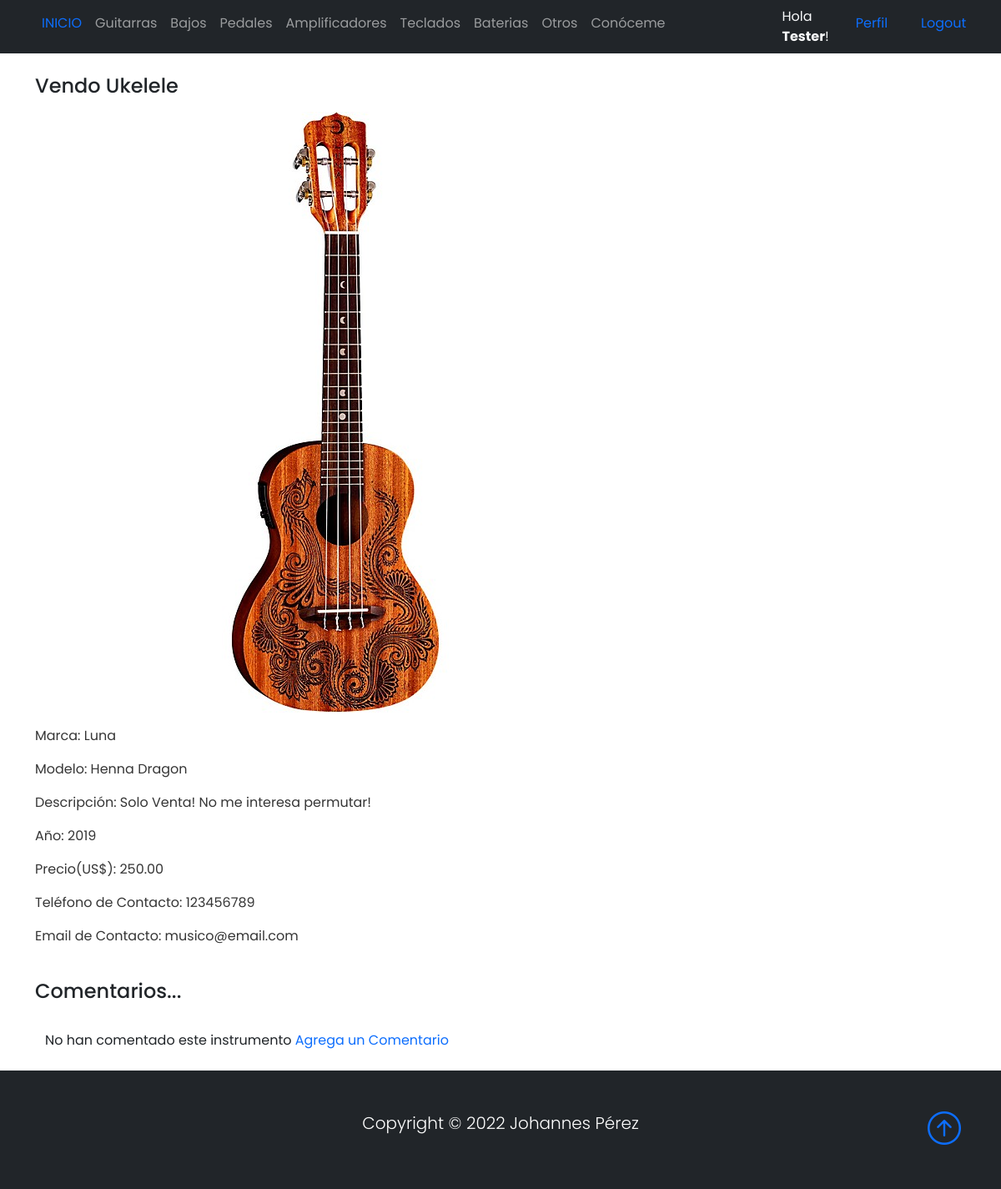
/otroDetalle/74/ (signed in), run on the app's committed database.
### Base/models.py (models this page shows, shortened)
class Instrumento(models.Model):
    instrumentoSeleccion = (
    ('guitarra','Guitarra'),
    ('bajo', 'Bajo'),
    ('pedal','Pedal'),
    ('bateria','Bateria'),
    ('teclado','Teclado'),
    ('amplificador','Amplificador'),
    ('otro', 'Otro'),
    )
    usuario = models.ForeignKey(User, on_delete=models.CASCADE, null=True, blank=True)
    titulo = models.CharField(max_length=200)
    instrumento = models.CharField(max_length=15, choices=instrumentoSeleccion, default='guitarra')
    marca = models.CharField(max_length=40)
    modelo = models.CharField(max_length=40)
    descripcion = models.TextField(null=True, blank=True)
    year = models.IntegerField()
    precio = models.DecimalField(max_digits=10, decimal_places=2)
    fechaPublicacion = models.DateTimeField(auto_now_add=True)
    telefonoContacto = models.IntegerField()
    emailContacto = models.EmailField()
    imagenInstrumento = models.ImageField(null=True, blank=True, upload_to="imagenes/")
    class Meta:
        ordering = ['usuario', '-fechaPublicacion']

### Base/views.py (the view)
# urls.py: path('otroDetalle/<int:pk>/', OtroDetalle.as_view(), name='otro'),
class OtroDetalle(LoginRequiredMixin, DetailView):
    model = Instrumento
    context_object_name = 'otro'
    template_name = 'Base/otroDetalle.html'

### Base/templates/Base/otroDetalle.html (shortened to what this page needs)
{% extends 'Base/home.html' %}
{% block content %}
<br>
<br>
<div class="container">
<p><h4>{{otro.titulo}}</h4></p>
{% if otro.imagenInstrumento %}
    <p><img src="{{otro.imagenInstrumento.url}}" alt=""></p>
{% endif %}
<p>Marca: {{otro.marca}}</p>
<p>Modelo: {{otro.modelo}}</p>
<p>Descripción: {{otro.descripcion}}</p>
<p>Año: {{otro.year}}</p>
<p>Precio(US$): {{otro.precio}}</p>
<p>Teléfono de Contacto: {{otro.telefonoContacto}}</p>
<p>Email de Contacto: {{otro.emailContacto}}</p>
</div>
<br>
<div class="container">
    <h4>Comentarios...</h4>
    <br>
    <div class="container">
    {% if not otro.comentarios.all %}
        No han comentado este instrumento
    {% endif %}
    <a href="{% url 'comentario' otro.pk %}">Agrega un Comentario</a>
    </div>
</div>
<br>
{% endblock %}

### Base/templates/Base/home.html (shortened to what this page needs)
{% load static %}
<!DOCTYPE html>
<html lang="en">
<head>
    <link href="https://cdn.jsdelivr.net/npm/bootstrap@5.0.2/dist/css/bootstrap.min.css" rel="stylesheet"
>
    <link rel="stylesheet" href="https://cdn.jsdelivr.net/npm/bootstrap-icons@1.3.0/font/bootstrap-icons.css">
    <link rel="stylesheet" type="text/css" href="{% static 'style.css' %}">
</head>
<body>
    <nav class="navbar navbar-expand-sm bg-dark navbar-dark py-2 fixed-top">
      <div class="container">
            <div class="collapse navbar-collapse" id="navmenu">
              <ul class="navbar-nav mr-auto">
                <li class="nav-item">
                  <a class="nav-link" href="{% url 'home' %}"><span class="text-primary">INICIO</span></a>
                </li>
                <li class="nav-item">
                  <a class="nav-link" href="{% url 'guitarras' %}">Guitarras</a>
                </li>
                <li class="nav-item">
                  <a class="nav-link" href="{% url 'bajos' %}">Bajos</a>
                </li>
                <li class="nav-item">
                  <a class="nav-link" href="{% url 'pedales' %}">Pedales</a>
                </li>
                <li class="nav-item">
                  <a class="nav-link" href="{% url 'amplificadores' %}">Amplificadores</a>
                </li>
                <li class="nav-item">
                  <a class="nav-link" href="{% url 'teclados' %}">Teclados</a>
                </li>
                <li class="nav-item">
                  <a class="nav-link" href="{% url 'baterias' %}">Baterias</a>
                </li>
                <li class="nav-item">
                  <a class="nav-link" href="{% url 'otros' %}">Otros</a>
                </li>
                <li class="nav-item">
                  <a class="nav-link" href="{% url 'acerca_de_mi' %}">Conóceme</a>
                </li>
                <div class="container"></div>
                <div class="container"></div>
                <div class="container"></div>
                <div class="container"></div>
                <div class="container"></div>
                {% if request.user.is_authenticated %}
                <div class="container">
                <li class="nav-item">
                  <span class="text-light"> Hola <strong>{{request.user.first_name}}</strong>!</span>
                </li>
                </div>
                <div class="container">
                <li class="nav-item">
                  <a class="nav-link" href="{% url 'editar_perfil' %}"><span class="text-primary">Perfil</span></a>
                </li>
                </div>
                <div class="container">
                <li class="nav-item">
                  <a class="nav-link" href="{% url 'logout' %}"><span class="text-primary">Logout</span></a>
                </li>
                </div>
              {% endif %}
           </ul>
          </div>
      </div>
  </nav>
      {% block content %}{% endblock %}
  <footer class="p-5 bg-dark text-white text-center position-relative">
      <div class="container">
          <p class="lead text-white">Copyright &copy; 2022 Johannes Pérez</p>
          <a href="" class="position-absolute bottom-0 end-0 p-5">
              <i class="bi bi-arrow-up-circle h1"></i>
          </a>
      </div>
  </footer>
</body>
</html>

### Base/static/style.css (style rules this page uses)
body { background-color: white; font-family: 'Poppins', 'Nunito', sans-serif; padding-top: 25px; }
a { text-decoration: none; }
li { text-decoration: none; }
p { color: #363636; }

### data on the page
Instrumento: titulo "Vendo Ukelele", imagenInstrumento (picture), marca "Luna", modelo "Henna Dragon", descripcion "Solo Venta! No me interesa permutar!", year "2019", precio "250.00", telefonoContacto "123456789", emailContacto "musico@email.com"

### other printed values
{{ request.user.first_name }} "Tester"
